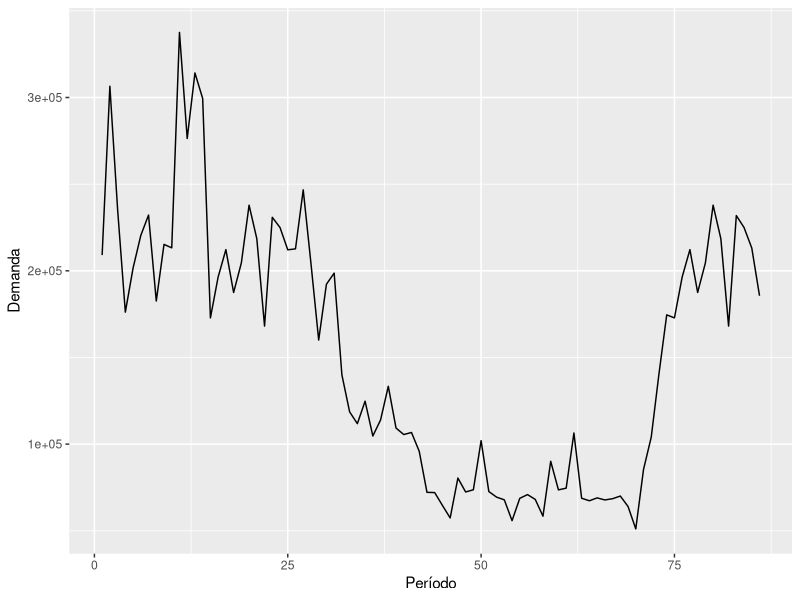

The R script that drew this image:
## ---- chunk 1
knitr::opts_chunk$set(echo = TRUE)
## ---- chunk 2
#instalando pacotes
install.packages("readxl")
library(readxl)
library(ggplot2)
dados_mes<-read_excel("dados_mensais.xlsx")
dados_mes<-as.data.frame(dados_mes)
str(dados_mes)

summary(dados_mes)

## ---- chunk 3
ggplot(data=dados_mes, aes(x=ind_mes,y=m_demand)) +
  geom_line() + xlab("Período") + ylab("Demanda")


## ---- chunk 4


